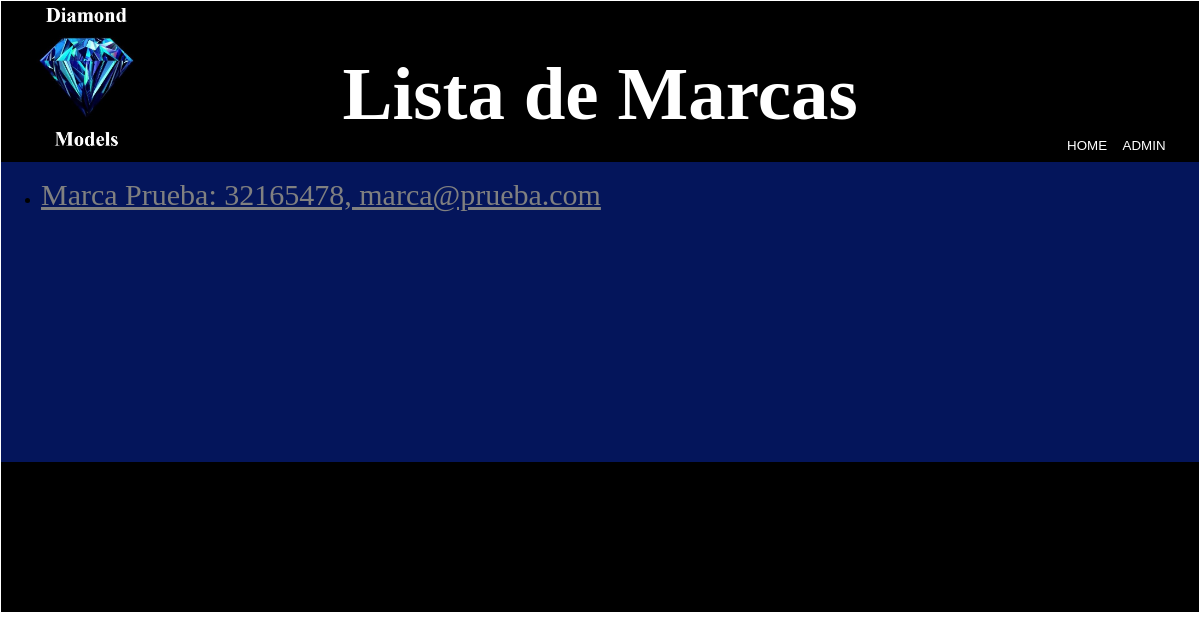
The app's page /marcas/admin/, older data.
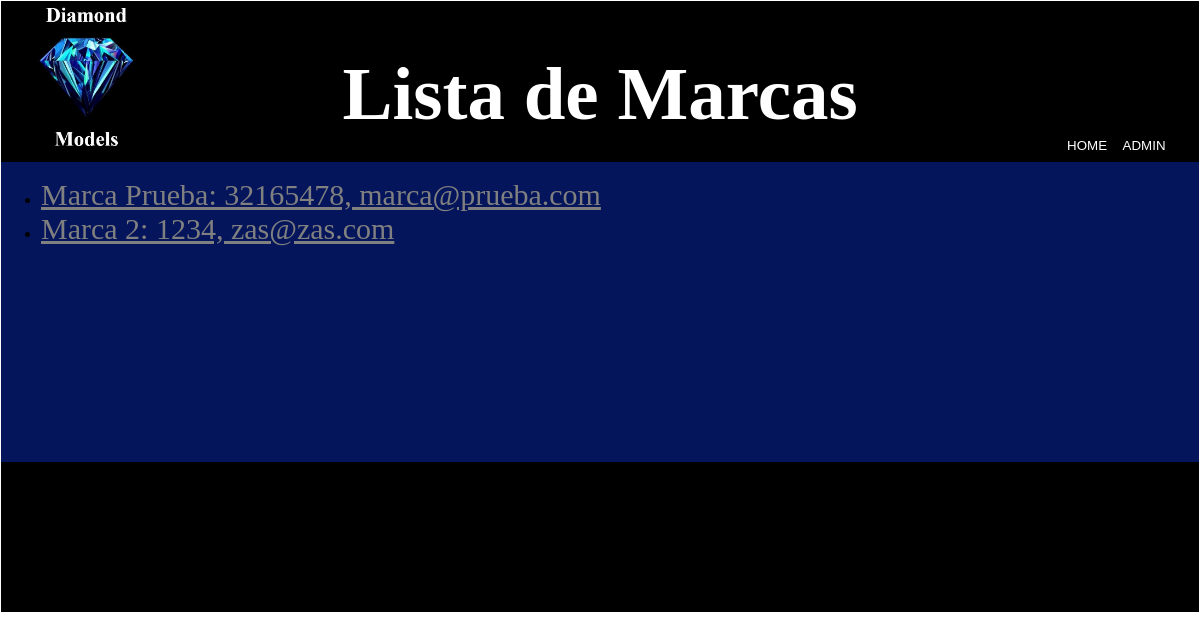
The same page, newer data.
### marcas/models.py (models this page shows)
class Marca(models.Model):
	nombre = models.CharField(max_length=50)
	telefono = models.IntegerField(default=0)
	correo = models.CharField(max_length=50)
	imagen = models.ImageField(null=True)
	usuario = models.ForeignKey(settings.AUTH_USER_MODEL, null=True)
	def __str__(self):
		return "%s: %s, %s" % (
			self.nombre,
			self.telefono,
			self.correo)

### marcas/views.py (the view)
def lista_marcas(request):
	marcas = Marca.objects.all()
	return render(request, 'marcas.html', {'marcas': marcas})

### marcas/templates/marcas.html (shortened to what this page needs)
<html>
	<head>
		{% load static %}
		<link rel="stylesheet" type="text/css" href="{% static "style_marcas_admin.css" %}">
	</head>
	<body>
		<div class="top">
			<div><img class="logo" src="{% static "logo.jpg" %}"></div>
			<div class="cajaTitulo"><h1 class="titulo">Lista de Marcas</h1></div>
			<button class="botonAdmin">ADMIN</button>
			<button class="botonHome">HOME</button>
		</div>
		<div class="middle">
			<div class="lista">
				<ul>
				{% for marca in marcas %}
					<li>
						<a href="{% url 'mi_marca' marca_pk=marca.id %}" style="color: grey; font-size: 30px">{{marca}}</a>
					</li>
				{% empty %}
					<p>No hay marcas</p>
				{% endfor %}
				</ul>
			</div>
		</div>
		<div class="bottom">
		</div>
	</body>
</html>

Row changes from the older to the newer data that the page shows:
added Marca: nombre+telefono+correo "Marca 2: 1234, zas@zas.com"
